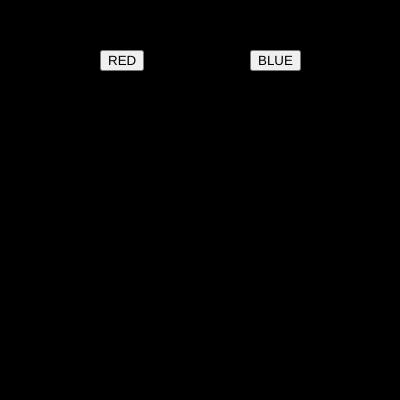
Frame 1 (no input)
Frame 60 (no input): identical to frame 1, image omitted
Frame 120 (the mouse pressed at the canvas centre since frame 60): identical to frame 1, image omitted

The p5.js sketch that drew this single still picture (run headless with seeded random() and noise() and a simulated clock; from frame 60 on, the mouse is pressed at the canvas centre):

// p5.js sketch
// ── sketch.js
var btn_red;
var btn_blue;

var r = 0;
var g = 0;
var b = 0;

function setup() {
  createCanvas(400, 400); 
  btn_red = createButton("RED");
  btn_red.position(100,50);
  btn_red.mousePressed(red_bg);
  
  btn_blue = createButton("BLUE");
  btn_blue.position(250,50)
  btn_blue.mousePressed(blue_bg)

}

function draw() {
  background(r,g,b);
}

function red_bg()
{
  r = 255;
  g = 0;
  b = 0;
}

function blue_bg()
{
  r = 0;
  g = 0;
  b = 255;
}
